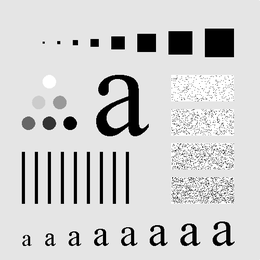
%> input picture 数字图像/遗产/数字图像课程/实验/实验四/image3.tif, 260 x 260 px, shrunk from 500 x 500 before the run
$ octave first.m   (GNU Octave 9; MATLAB toolbox functions it lacks are replaced by stand-ins)
%> lines starting %> are read from the running program, lines starting %| are printed output that depends on the picture
clc;        % 清除命令窗口的内容
close all;  % 关闭所有的Figure窗口
clear all;  % 清除工作空间的所有变量

A = imread('image3.tif'); % 请确保图像文件存在于此路径
%> A is the input picture: size 260x260 uint8; min 0, max 255, mean 207.3
if isempty(A)
    error('图像文件不存在，请检查路径');
end
[m, n] = size(A);
%> m = 260; n = 260
A = im2double(A); % 将图像转换为双精度型以便进行频域操作
%> A: size 260x260 double

F = fft2(A, 2*m, 2*n); % 扩展图像以避免边缘效应
F1 = fftshift(F); % 将零频率分量移动到频谱中心

D0 = 30; % 固定截止频率
N_values = [1, 2, 3, 4]; % 阶数设置

% 创建并激活两个窗口
figure(1); % 低通滤波结果窗口
hold on; % 保持当前图像，以便后续添加子图
figure(1);
subplot(2,3,1);
imshow(A);
title('原图像');

figure(2); % 高通滤波结果窗口
hold on; % 保持当前图像，以便后续添加子图
figure(2);
subplot(2,3,1);
imshow(A);
title('原图像');


for j = 1:length(N_values)
    N = N_values(j);

    % 布特沃斯低通滤波器
    H_BLPF = BLPF_function(m, n, D0, N);
    G_BLPF = F1.*H_BLPF;
    F2_BLPF = ifftshift(G_BLPF);
    output_BLPF = ifft2(F2_BLPF);
    output_BLPF = output_BLPF(1:size(A, 1), 1:size(A, 2));

    % 布特沃斯高通滤波器
    H_BHPF = BHPF_function(m, n, D0, N);
    G_BHPF = F1.*H_BHPF;
    F2_BHPF = ifftshift(G_BHPF);
    output_BHPF = ifft2(F2_BHPF);
    output_BHPF = output_BHPF(1:size(A, 1), 1:size(A, 2));

    % 显示低通滤波结果
    figure(1);
    subplot(2, 3, j+1);
    imshow(real(output_BLPF));
    title(['BLPF 阶数 N = ' num2str(N)]);

    % 显示高通滤波结果
    figure(2);
    subplot(2, 3, j+1);
    imshow(real(output_BHPF));
    title(['BHPF 阶数 N = ' num2str(N)]);
end
%> this loop made 4 passes
%> pass 1, `imshow(real(output_BLPF));`:
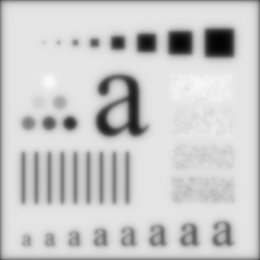
%> displayed picture: size 260x260, on the screen's scale of 0 to 255; min 2, max 249, mean 202.1
%> pass 1, `imshow(real(output_BHPF));`:
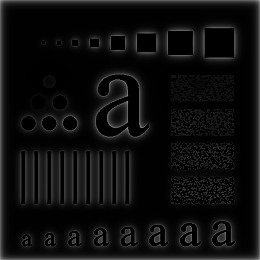
%> displayed picture: size 260x260, on the screen's scale of 0 to 255; min 0, max 161, mean 14.4
%> after the loop:
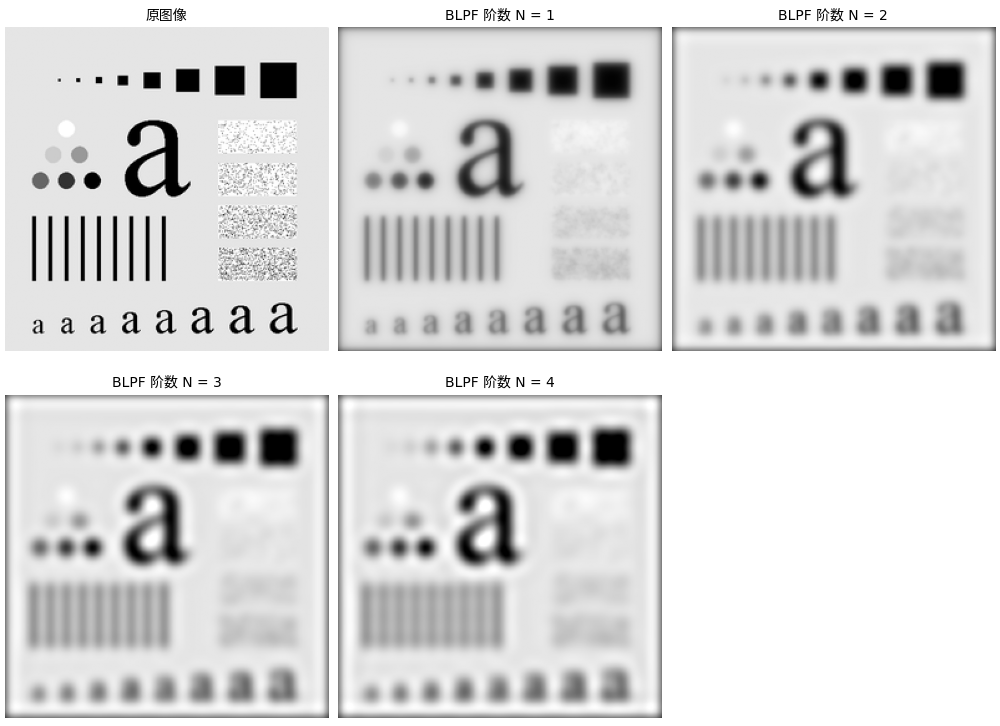
%> figure redrawn from the program's plot data, 5 panels
%> after the loop:
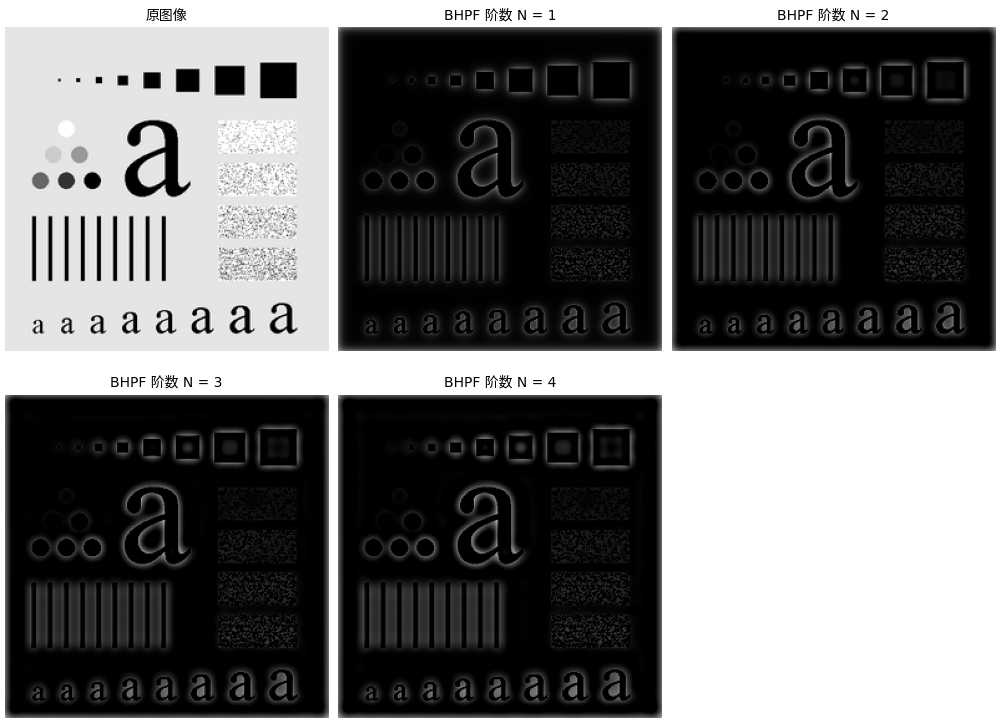
%> figure redrawn from the program's plot data, 5 panels

% 结束循环后，关闭保持状态
figure(1);
hold off;

figure(2);
hold off;

% 布特沃斯低通滤波器函数
function H = BLPF_function(m, n, D0, N)
    P = 2*m;
    Q = 2*n;
    H = zeros(P, Q);
    for u = 1:P
        for v = 1:Q
            D = sqrt((u-m)^2 + (v-n)^2);
            H(u, v) = 1 / (1 + (D/D0)^(2*N));
        end
    end
end

% 布特沃斯高通滤波器函数
function H = BHPF_function(m, n, D0, N)
    P = 2*m;
    Q = 2*n;
    H = zeros(P, Q);
    for u = 1:P
        for v = 1:Q
            D = sqrt((u-m)^2 + (v-n)^2);
            H(u, v) = 1 / (1 + (D0/D)^(2*N));
        end
    end
end
